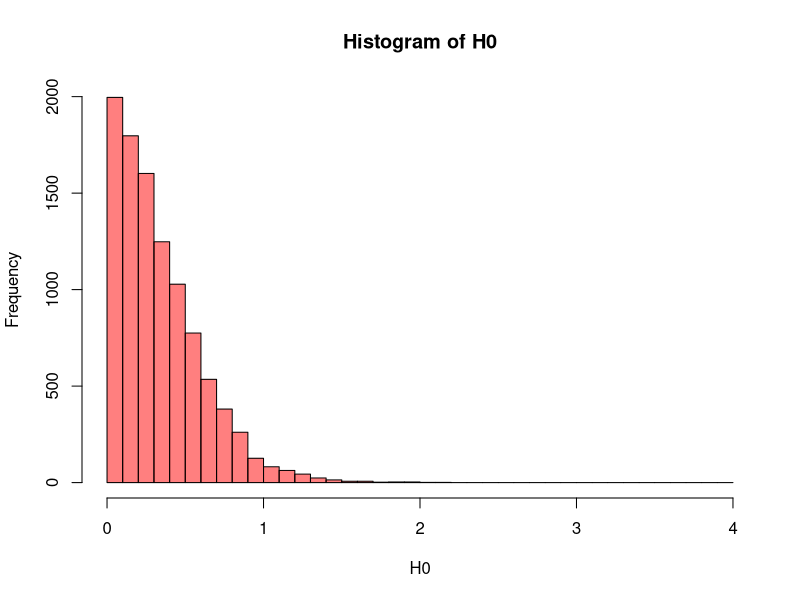

Generate this figure with R: (Note: this script raises an error after producing the figure.)
set.seed(20)
#La hipotesis normal es que al ser dos distribuciones diferentes de la normal y uniforme,
#entonces el parametro abs(t) debe ser grande.
#Por otro lado la hipotesis nula implica que si la distribucion es normal, entonces abs(t) es pequeño.
H0<-sapply(rep(13,10000),function(x){((abs(mean(rnorm(x))-mean(rnorm(x))))/(sqrt(var(rnorm(x)))))}) #distribucion normal.
H1<-sapply(rep(13,10000),function(x){((abs(mean(rt(x,1.5))-mean(rt(x,1.5))))/(sqrt(var(rt(x,1.5)))))}) #distribucion del estudiante.
hist(H0,breaks = seq(0,4,0.1),col=rgb(1,0,0,0.5),xlim = c(0,4))
hist(H1,breaks = seq(0,4,0.1),col=rgb(1,0,0.5),add=T)
try <- abs(mean(rt(13,1.5))-median(rt(13,1.5)))/(sqrt(var(rt(13,1.5))))
fcum<-ecdf(H0)
pvalue <- 1-fcum(try) # Esto es para aplicar el Test del valor -p.
#El bucle se usa para que uno de los valores que arroje pvalue pueda cumplir estar dentro de las 3sigma.

for (cont in 1:100)
{
  #El valor para tres sigmas es de parametro alfa : 0.0027
  m = 1 - fcum(1.63) # 0.00270000000000004
  M = 1 - fcum(2.0) #0.000499999999999945
  if ((pvalue > m)&(pvalue < M))
  {
    print("se alcanzo los 3-sigma")
  }
  if ((pvalue < m)|(pvalue > M))
  {
    print("No se alcanzo los 3-sigma")
  }
}
